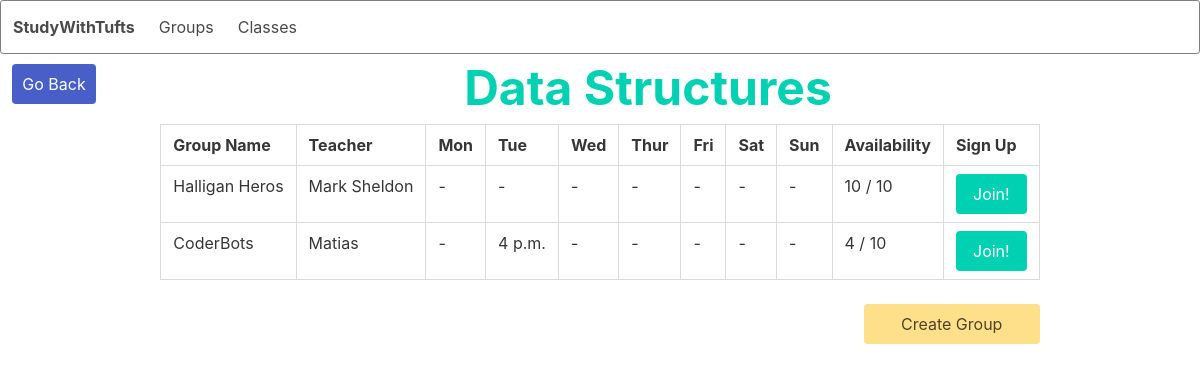
Page /classes/1 on the committed database.
### classes/models.py (models this page shows, shortened)
class Classes(models.Model):
    title = models.CharField(max_length=100)
    subject = models.ForeignKey(Subject, on_delete=models.CASCADE)
    course_number = models.IntegerField(default=0)

### groups/models.py (models this page shows, shortened)
class StudyGroup(models.Model):
    user = models.ForeignKey(settings.AUTH_USER_MODEL, on_delete=models.CASCADE)
    title = models.CharField(max_length=100)
    teacher = models.CharField(max_length=100, default='')
    classes = models.ForeignKey(Classes, on_delete=models.CASCADE, blank=True)
    max_size = models.IntegerField(default=10)
    current_size = models.IntegerField(default=0)
    mon = models.TimeField(default='00:00')
    tue = models.TimeField(default='00:00')
    wed = models.TimeField(default='00:00')
    thur = models.TimeField(default='00:00')
    fri = models.TimeField(default='00:00')
    sat = models.TimeField(default='00:00')
    sun = models.TimeField(default='00:00')
    monday = models.BooleanField(default=False)
    tuesday = models.BooleanField(default=False)
    wednesday = models.BooleanField(default=False)
    thursday = models.BooleanField(default=False)
    friday = models.BooleanField(default=False)
    saturday = models.BooleanField(default=False)
    sunday = models.BooleanField(default=False)

### classes/views.py (the view)
# urls.py: path('<int:pk>', views.class_detail, name='class_detail'),
def class_detail(request, pk):
    classes = get_object_or_404(Classes, pk=pk)
    context = {'classes': classes}
    return render(request, 'classes/class_detail.html', context)

### classes/templates/classes/class_detail.html (shortened to what this page needs)
{% extends 'base.html' %}
{%block content%}
<div id="groups_header">
 <a id="custom_back" href="{% url 'classes:index' %}" class="button is-link is-pulled-left">Go Back</a>
  <h1 id="group_header" class=".has-text-centered has-text-primary">{{classes.title}}</h1>
</div>
<section class="container cards-container">
    <div class="columns is-centered is-multiline" id="sectioncontainer">
      <div class="column is-narrow" v-for="yxy in filteredCards">
        <table class="table is-bordered">
          <thead>
            <tr>
              <th>
                Group Name
              </th>
              <th>
                Teacher
              </th><th>
                Mon
              </th><th>
                Tue
              </th><th>
                Wed
              </th><th>
                Thur
              </th><th>
                Fri
              </th><th>
                Sat
              </th><th>
                Sun
              </th><th>
                Availability
              </th><th>
                Sign Up
              </th>
            </tr>
          </thead>
          {%for group in classes.studygroup_set.all%}
          <tr>
            <td>
              {{group.title}}
            </td>
            <td>
              {{group.teacher}}
            </td>
            <td>
              {% if group.monday %}
                {{group.mon}}
              {% else %}
                -
              {%endif%}
            </td><td>
              {% if group.tuesday %}
                {{group.tue}}
              {% else %}
                -
              {%endif%}
            </td><td>
              {% if group.wednesday %}
                {{group.wed}}
              {% else %}
                -
              {%endif%}
            </td><td>
              {% if group.thursday %}
                {{group.thur}}
              {% else %}
                -
              {%endif%}
            </td><td>
              {% if group.friday %}
                {{group.fri}}
              {% else %}
                -
              {%endif%}
            </td><td>
              {% if group.saturday %}
                {{group.sat}}
              {% else %}
                -
              {%endif%}
            </td><td>
              {% if group.sunday %}
                {{group.sun}}
              {% else %}
                -
              {%endif%}
            </td>
            <td>
              {{group.current_size}} / {{group.max_size}}
            </td>
            <td>
              <form method="POST" action='/classes/join/{{ group.id }}'>
                  <div class="control">
                      <button class="button is-primary">Join!</button>
                  </div>
              </form>
            </td>
          </tr>
          {%endfor%}
        </table>
 <a id="custom_add_group" href="{% url 'groups:add_group'  pk=classes.pk  %}" class="button is-warning is-pulled-right">Create Group</a>
      </div>
    </div>
  </section>
{%endblock%}

### static/studygroup/style.css (style rules this page uses)
#groups_header { width: 100%; }
#group_header { font-weight: bold; text-align: center; font-size: 300%; }
#custom_add_group { width: 20%; }
#custom_back { width: 7%; margin: 1% 0 1% 1%; padding: 1% 2%; }

### rows in the picture
Classes: title "Data Structures"
StudyGroup: title "Halligan Heros", teacher "Mark Sheldon", current_size "10", max_size "10"
StudyGroup: title "CoderBots", teacher "Matias", tue "4 p.m.", current_size "4", max_size "10"
